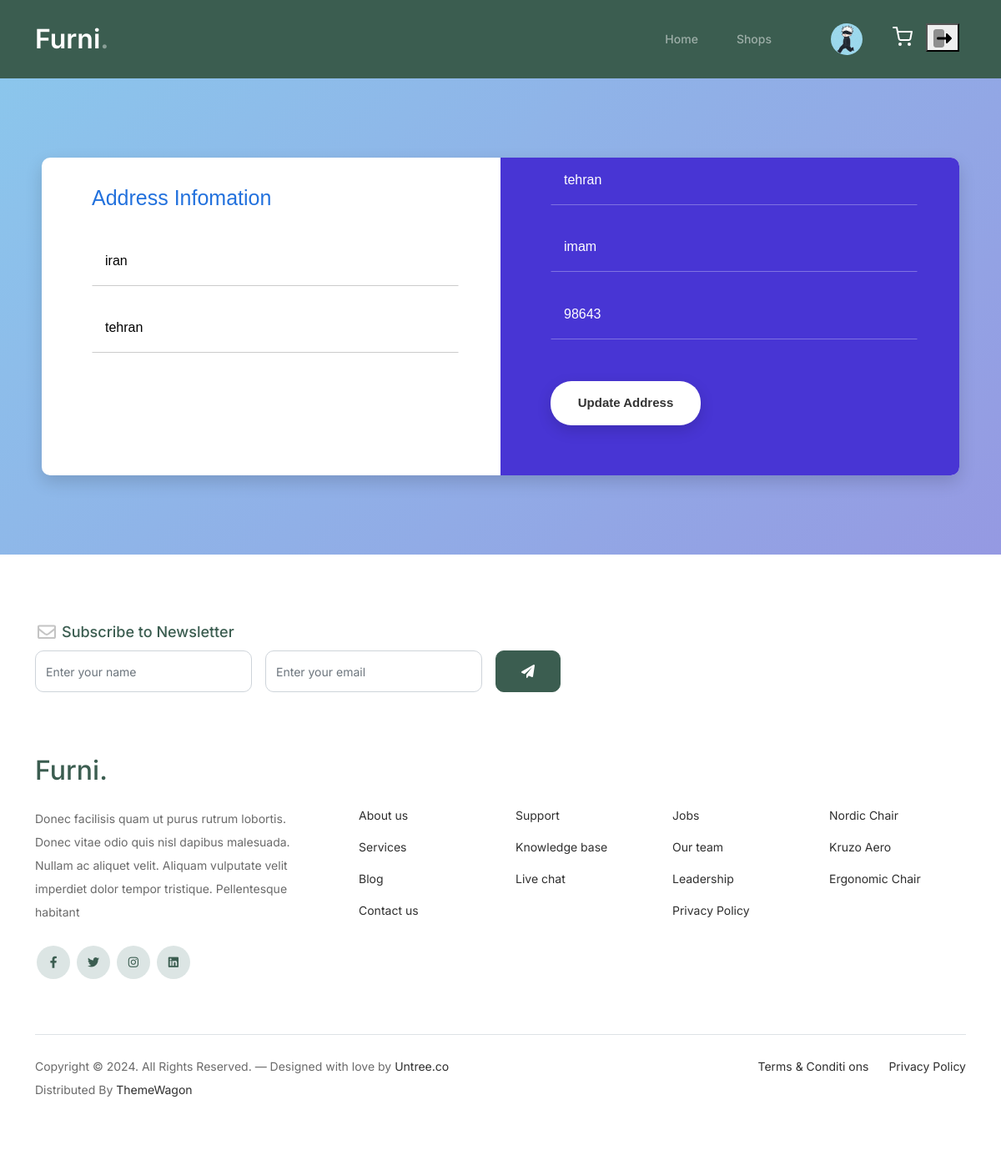
/address/edit/ (signed in), run on the app's committed database.
### accounts/models.py (models this page shows, shortened)
class Address(models.Model):
    country = models.CharField(max_length=64)
    state = models.CharField(max_length=64)
    city = models.CharField(max_length=64)
    street = models.CharField(max_length=64)
    zip_code = models.IntegerField()
    user = models.ForeignKey(User, on_delete=models.CASCADE)
    class Meta:
        verbose_name = "آدرس"
        verbose_name_plural = "آدرس کاربران"

### website/views.py (the view)
# urls.py: path("address/edit/",AddressUserUpdateView.as_view(),name="update_address"),
class AddressUserUpdateView(NavbarUserTypeMixin, UpdateView):
    template_name = "profile/address_update.html"
    form_class = AddressForm
    success_url = reverse_lazy("profile")
    def get_object(self):
        return Address.objects.get(user=self.request.user)

### accounts/forms.py
class AddressForm(forms.ModelForm):
    class Meta:
        model = Address
        fields = ["country","state","city","street","zip_code"]
    def __init__(self, *args, **kwargs):
        super(AddressForm,self).__init__(*args, **kwargs)
        self.fields["country"].widget.attrs["placeholder"] = "Country"
        self.fields["state"].widget.attrs["placeholder"] = "State"
        self.fields["city"].widget.attrs["placeholder"] = "City"
        self.fields["street"].widget.attrs["placeholder"] = "Street"
        self.fields["zip_code"].widget.attrs["placeholder"] = "Zip Code"

### cart/templatetags/poll_extra.py (called while the page is built)
@register.filter
def navbar(obj):
    return f"nav/{obj}.html"

### website/views.py (called while the page is built)
    def get_user(self):
        return self.UserType(self.request.user).validate()

    def get_context_data(self, **kwargs):
        context = super(NavbarUserTypeMixin, self).get_context_data(**kwargs)
        user = self.get_user()
        context["user_nav"], context["user_image"] = user.user_type, user.image
        return context

        def get_profile(self):
            if self.user_type != "goust":
                self.profile = Profile.objects.get(user=self.user)
                return self.profile

        @property
        def image(self):
            if self._user_type != "goust":
                return self.profile.image.url

        @property
        def user_type(self):
            return self._user_type

        def validate(self):
            self.get_user_type_and_fix_staff()
            self.get_profile()
            return self

### templates/profile/address_update.html
{% extends "base.html" %}
{% block content %}
{% include "profile/address_form.html" %}
{% endblock content %}

### templates/profile/address_form.html
{% extends "register/main_register_form.html" %}
{% block register_model %}
<div class="form-left">
    <h2>Address Infomation</h2>
    <div class="form-row">
        {{form.country}}
      </div>
      <div class="form-row">
        {{form.state}}
      </div>
    </div>
<div class="form-right">
      <div class="form-row">
        {{form.city}}
      </div>
      <div class="form-row">
        {{form.street}}
      </div>
      <div class="form-row">
        {{form.zip_code}}
      </div>
    <div class="form-row-last">
      <input type="submit" name="register" class="register" value="Update Address">
    </div>
  </div>
{% endblock register_model %}

### static/css/style.css (style rules this page uses)
body { overflow-x: hidden; position: relative; }
body { font-family: "Inter", sans-serif; font-weight: 400; line-height: 28px; color: #6a6a6a; font-size: 14px; background-color: #eff2f1; }

### static/css/register_style.css (style rules this page uses)
body { margin:0 }
.form-v10-content .form-detail h2 { font-weight:500;font-size:25px;margin-bottom:34px;padding:33px 50px 0 60px }
.form-v10-content .form-detail .form-left { border-top-left-radius:10px;border-bottom-left-radius:10px;width:100% }
.form-v10-content .form-detail .form-left h2 { color:#2271dd }
.form-v10-content .form-detail .form-right { width:100%;background:#4835d4;border-top-right-radius:10px;border-bottom-right-radius:10px }
.form-v10-content .form-detail .form-row { position:relative;margin-bottom:24px;padding-left:60px;padding-right:50px }
.form-v10-content .form-detail select,.form-v10-content .form-detail input { width:100%;padding:11.5px 15px 15px;border:1px solid transparent;background:0 0;appearance:unset;-moz-appearance:unset;-webkit-appearance:unset;-o-appearance:unset;-ms-appearance:unset;outline:none;-moz-outline:none;-webkit-outline:none;-o-outline:none;-ms-outline:none;font-family:montserrat,sans-serif;font-size:16px;box-sizing:border-box;-moz-box-sizing:border-box;-webkit-box-sizing:border-box;-o-box-sizing:border-box;-ms-box-sizing:border-box }
.form-v10-content .form-detail .form-left input { color:#000 }
.form-v10-content .form-detail .form-right input { color:#fff }
.form-v10-content .form-detail .form-left input,.form-v10-content .form-detail .form-left select { border-bottom:1px solid #ccc }
.form-v10-content .form-detail .form-right input,.form-v10-content .form-detail .form-right select { border-bottom:1px solid;border-bottom-color:rgba(255,255,255,.3) }
.form-v10-content .form-detail .form-right .form-row-last { padding-left:60px;margin:44px 0 10px }
.form-v10-content .form-detail .form-right .register { background:#fff;border-radius:25px;-o-border-radius:25px;-ms-border-radius:25px;-moz-border-radius:25px;-webkit-border-radius:25px;box-shadow:0 6px 17px 0 rgba(0,0,0,.15);-o-box-shadow:0 6px 17px 0 rgba(0,0,0,.15);-ms-box-shadow:0 6px 17px 0 rgba(0,0,0,.15);-moz-box-shadow:0 6px 17px 0 rgba(0,0,0,.15);-webkit-box-shadow:0 6px 17px 0 rgba(0,0,0,.15);width:180px;border:none;margin:6px 0 50px 0;cursor:pointer;color:#333;font-weight:700;font-size:15px }
.form-v10-content .form-detail .form-right .form-row-last input { padding:12.5px }

### data on the page
Address: country "iran", state "tehran", city "tehran", street "imam", zip_code "98643"
